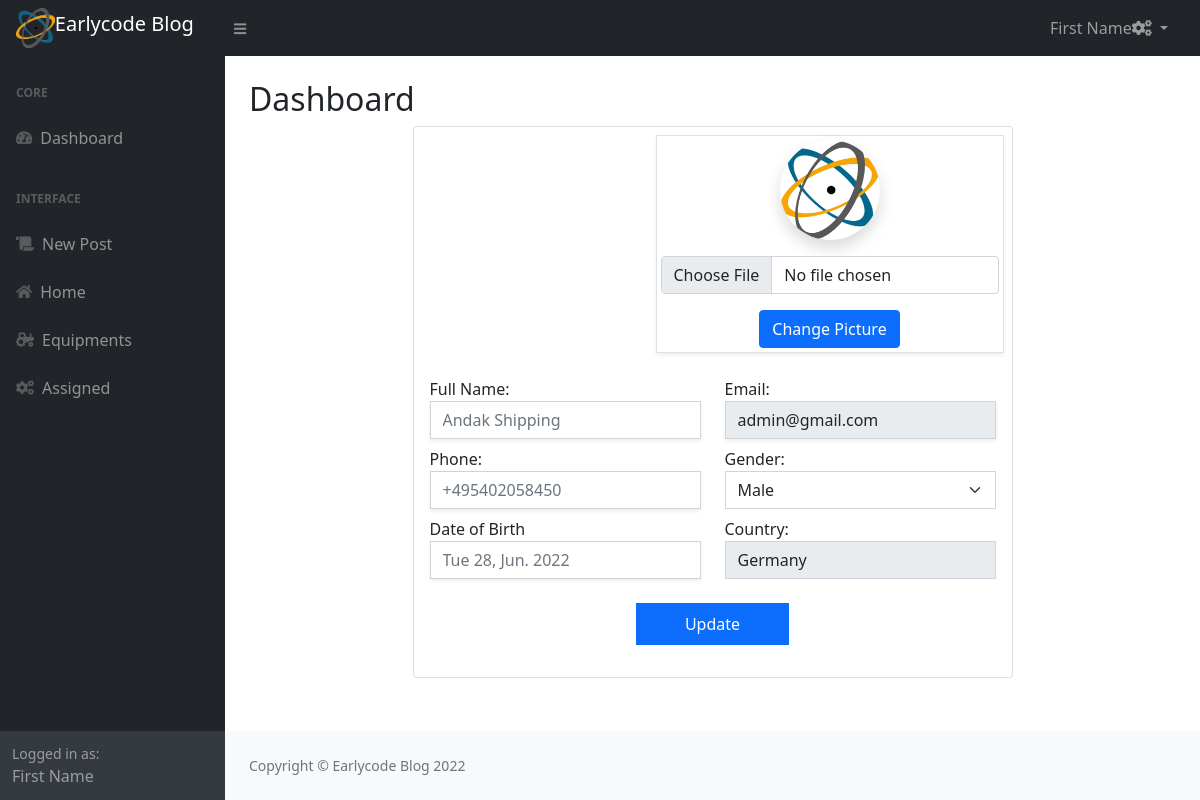
The app's page /users/dashboard.php (signed in) with its own data.
### tables this page shows
CREATE TABLE `users` (
  `id` int(11) NOT NULL,
  `full_name` varchar(300) NOT NULL,
  `email` varchar(300) NOT NULL,
  `phone` varchar(20) NOT NULL,
  `gender` varchar(15) NOT NULL,
  `dob` varchar(30) NOT NULL,
  `country` varchar(100) NOT NULL,
  `user_password` varchar(300) NOT NULL,
  `prof_pic` varchar(100) NOT NULL,
  `user_role` varchar(30) NOT NULL,
  `password_reset` varchar(10) NOT NULL,
  `date_created` date NOT NULL
);

### users/dashboard.php (the view, shortened to what this page needs)
<?php
require_once "../assets/app/db_con.php";
$currUser = $_SESSION['id'];
?>
<!DOCTYPE html>
<html lang="en">
<head>
    <link href="../assets/css/styles.css" rel="stylesheet" />
    <link rel="stylesheet" href="../assets/fontawsome/css/all.css">
    <link rel="stylesheet" href="../assets/css/animate.css">
</head>
<body class="sb-nav-fixed">
    <div id="layoutSidenav">
        <?php require "../assets/modules/dashnav.php"; ?>
        <div id="layoutSidenav_content">
            <main>
                <div class="container-fluid px-4">
                    <h2 class="mt-4">Dashboard</h2>
                    <?php
                        $sql = "SELECT * FROM users WHERE id = '$currUser'";
                        $query = mysqli_query($connectDB,$sql);
                        $row = mysqli_fetch_assoc($query);
                    ?>
                    <div class="card mx-auto" style="max-width: 600px;">
                            <form action="../assets/app/file_control" enctype="multipart/form-data" method="post" class="d-flex p-2 justify-content-end">
                                <div class="border p-1 shadow-sm">
                                    <img src="../assets/img/avatars/<?php
                                        $img = $row['prof_pic'];
                                        if (empty($img)) {
                                           echo "logo.png";
                                        }else{
                                            echo "$img?".mt_rand();
                                        }
                                    ?>" width="100" height="100" class="rounded-circle shadow d-block mx-auto" alt="">
                                    <input type="file" name="file" class="form-control my-3">
                                    <div class="text-center">
                                        <button type="submit" name="updatePic" class="btn btn-primary">
                                            Change Picture
                                        </button>
                                    </div>
                                </div>
                            </form>
                        <form action="../assets/app/update_control" method="post" class="row card-body">
                            <div class="col-md-6 mb-2">
                                <label>Full Name: </label>
                                <input type="text" name="fname" placeholder="<?php echo $row['full_name']; ?>" class="form-control rounded-0 shadow-sm">
                            </div>
                            <div class="col-md-6 mb-2">
                                <label>Email: </label>
                                <input type="email" value="<?php echo $row['email']; ?>" class="form-control rounded-0 shadow-sm" disabled>
                            </div>
                            <div class="col-md-6 mb-2">
                                <label>Phone: </label>
                                <input type="tel" name="phone" placeholder="<?php echo $row['phone']; ?>" class="form-control rounded-0 shadow-sm">
                            </div>
                            <div class="col-md-6 mb-2">
                                <label>Gender: </label>
                                <select name="gender" class="form-select rounded-0">
                                    <option disabled selected><?php echo $row['gender']; ?></option>
                                </select>
                            </div>
                            <div class="col-md-6 mb-2">
                                <label>Date of Birth </label>
                                <input type="text" placeholder="<?php
                                    $date = date_create($row['dob']);
                                    echo date_format($date,"D d, M. Y");
                                ?>" name="dob" onfocus="this.type='date'" class="form-control rounded-0 shadow-sm">
                            </div>
                            <div class="col-md-6 mb-2">
                                <label>Country: </label>
                                <input type="text" value="<?php echo $row['country']; ?>" class="form-control rounded-0" disabled>
                            </div>
                            <div class="text-center my-3">
                                <button type="submit" name="updateDetails" class="btn btn-primary rounded-0 px-5 py-2">Update</button>
                            </div>
                        </form>
                    </div>
                </div>
            </main>
            <?php require "../assets/modules/dashfoot.php"; ?>
        </div>
    </div>
</body>
</html>

### records on screen
users: fname "Andak Shipping", email "admin@gmail.com", phone "+495402058450", gender "Male", dob "Tue 28, Jun. 2022", country "Germany"
